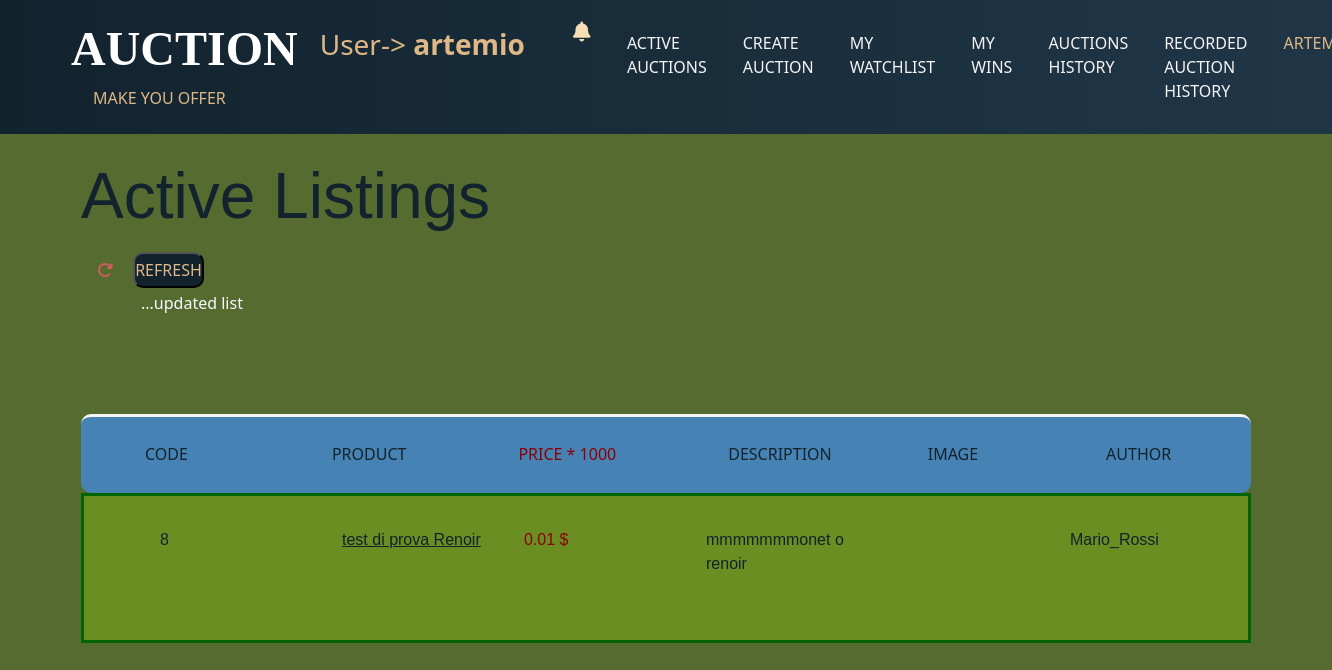
/index/ (signed in), run on the app's committed database.
### auction/models.py (models this page shows, shortened)
class AuctionListing(models.Model):
    auction_number = models.IntegerField(default=0)
    profile = models.ForeignKey(Profile, on_delete=models.CASCADE, related_name="profile")
    product = models.CharField(max_length=50)
    start = models.DateTimeField(blank=True)
    end = models.DateTimeField(blank=True)
    description = models.TextField(max_length=70)
    starting_bid = models.FloatField(default=0.01)
    current_price = models.FloatField()
    current_winner = models.ForeignKey(User, on_delete=models.CASCADE, related_name="current_winner", blank=True, null=True)
    date = models.DateTimeField(default=timezone.now, blank=True)
    hash = models.CharField(max_length=64, default=None, null=True)
    txId = models.CharField(max_length=66, default=None, null=True)
    json_auction = models.TextField(default=None, null=True, max_length=5000)
    active = models.BooleanField(default=True)
    saved_on_redis = models.BooleanField(default=False)
    manualClose = models.BooleanField(default=False)
    photo = models.ImageField(upload_to="pics/%y/%m/%d/")
    slug = models.SlugField(max_length=200, db_index=True)

### accounts/models.py (models this page shows, shortened)
class Profile(models.Model):
    user = models.ForeignKey(User, on_delete=models.CASCADE, related_name='profile')
    email = models.EmailField(max_length=254, blank=True)
    class Meta:
        ordering = ['user']

### auction/views.py (the view)
# urls.py: path('index/', index, name='index'),
@login_required
def index(request):
    active_listings = AuctionListing.objects.filter(active=True).all().order_by('-auction_number')
    print(request.user.id, 'USER ID')
    return render(request, "auction/index.html", context={'active_listings': active_listings})

### auction/templates/auction/index.html (shortened to what this page needs)
{% extends "base.html" %}
{% load static %}
{% block content %}
{% block body %}
<body style="padding: 0; box-sizing:content-box; margin:0;background-color: darkolivegreen">
    <h2 style="color:#12232E;font-family: 'Apple Braille',sans-serif;font-size:4rem">Active Listings</h2>
   <i class="fa-solid fa-rotate-right" style="color:indianred;padding:1rem"></i>
 <scipt>
     <button id="ref" onclick="fetch('/batch').then(()=>location.reload())" style="width:5vw;height:4vh; margin-top:10px;
     border-radius:10px 10px 10px 10px;color:burlywood">REFRESH</button>
 </scipt> <h6 style="color:ghostwhite; margin-left: 60px"> ...updated list</h6>
        <div style="display:flex; background-color:steelblue; margin-top:100px; height:60px;border-radius:10px 10px 10px 10px;
        padding:0.5rem; border-top-style:solid; border-top-color: whitesmoke" >
            <h6 style="text-indent: 3.5rem; color:#12232E;margin-top:20px; "> CODE</h6>
            <h6 style="text-indent: 9rem; color:#12232E;margin-top:20px; "> PRODUCT</h6>
            <h6 style="text-indent: 7rem;color:darkred;margin-top:20px;"> PRICE * 1000</h6>
            <h6 style="text-indent: 7rem;color:#12232E;margin-top:20px; "> DESCRIPTION</h6>
            <h6 style="text-indent: 6rem;color:#12232E;margin-top:20px; "> IMAGE</h6>
            <h6 style="text-indent: 8rem;color:#12232E ;margin-top:20px;"> AUTHOR</h6>
            </div>
    <div class="auction_active" style="background-color:olivedrab;border-color:darkgreen;border-style:solid;padding:2rem">
    {% for listing in active_listings %}
        <ul>
            <li>
                <div class="container">
                    <div class="row">
                         <div class="col col-sm">
                            <a style="color:#12232E;font-family: 'Apple Braille',sans-serif;" ><p>{{listing.auction_number}}</p></a>
                        </div>
                        <div class="col col-sm">
                            <a style="color:#12232E;font-family: 'Apple Braille',sans-serif;" href="{% url 'listing_view' listing.id %}"><p>{{listing.product}}</p></a>
                        </div>
                        <div class="col col-sm" style="color:darkred;font-family: 'Apple Braille',sans-serif;">
                            <p>{{listing.current_price}} $</p>
                        </div>
                        <div class="col col-lg" style="color:#12232E;font-family: 'Apple Braille',sans-serif;"><p>
                            {{listing.description}}</p>
                        </div>
                        <div class="col col-lg" style="color:#12232E;font-family: 'Apple Braille',sans-serif;text-indent:2rem">
                        </div>
                        <div class="col col-sm" style="color:#12232E;font-family: 'Apple Braille',sans-serif;">
                            <p>{{listing.profile.user}}</p>
                        </div>
                    </div>
                </div>
            </li>
        </ul>
    {% empty %}
        <p style="font-family: 'Apple Braille',sans-serif; color:#12232E; font-size:2rem">At the moment no active auction, don't wait, go to   <a href="create_listing.html" style="color:darkred; font-size:2rem">Create Auction</a></p>
    {% endfor %}
</div>
</body>
    {% endblock %}
    {% endblock %}

### templates/base.html (shortened to what this page needs)
{% load static %}
{% load notifications_tags %}
<html lang="en">
  <head>
    <link href="https://cdn.jsdelivr.net/npm/bootstrap@5.1.3/dist/css/bootstrap.min.css"
          rel="stylesheet"
>
    <link rel="stylesheet" href="{% static 'css/auctionbase.css' %}"/>
  </head>
  <body>
  <nav class="navabarAuction navbar navbar-expand-lg navbar-light bg-info">
    <div class="container class">
  <div class="container-fluid">
    <a class="navbar-brand" href="#"><h1 STYLE="text-indent:-2rem;font-size:3rem"><strong>AUCTION </strong></h1></a><p style="color:burlywood">MAKE YOU OFFER</p><p class="text-right"></p>
  </div>
    <div class="collapse navbar-collapse" id="navbarSupportedContent">
      <ul class="navbar-nav me-auto mb-2 mb-lg-0">
        {% if request.user.is_authenticated %}
        <a class="navbar-brand" href="#"style="color:burlywood"><h3>  User-> <strong>{{ user.username }}</strong></h3></a><p class="text-right"></p>
          {% notifications_unread as unread_count %}
            <li class="nav-item">
                    <ul>
            <li class="nav-item fas fa-bell fa-lg" style="color: wheat;padding-top: 0.5rem">
             <a class="nav-link"  href="{% url 'message_notification' %}" style="color:red"> {% live_notify_badge %}</a>
           </li>
                    </ul>
        <li class="nav-item">
            <a class="nav-link" href="{% url 'index' %}" style="color: whitesmoke"> Active Auctions</a>
        </li>
        <li class="nav-item">
          <a class="nav-link active" aria-current="page" href="{% url 'create_listing' %}"style="color: whitesmoke">Create Auction</a>
        </li>
        <li class="nav-item">
          <a class="nav-link active" aria-current="page" href="{% url 'user_profile' user.username %}" style="color: whitesmoke">My Watchlist</a>
        </li>
        <li class="nav-item">
          <a class="nav-link active" aria-current="page" href="{% url 'my_wins' %}"style="color: whitesmoke">My Wins</a>
        </li>
         <li class="nav-item">
          <a class="nav-link active" aria-current="page" href="{% url 'history' %}"style="color: whitesmoke">Auctions History</a>
        </li>
         <li class="nav-item">
          <a class="nav-link active" aria-current="page" href="{% url 'operation' %}"style="color: whitesmoke">Recorded Auction History</a>
        </li>
        <li class="nav-item dropdown">
            <a class="nav-link active dropdown-toggle" href="#" id="navbarDropdown" role="button" data-bs-toggle="dropdown" aria-haspopup="true" aria-expanded="false " style="color:burlywood">
              {{ request.user.username }}
            </a>
        </li>
          {% endif %}
      </ul>
    </div>
    </div>
</nav>
    <br/>
    <div class="container">
        {% block content %}
        {% endblock content %}
    </div>
  <br>
  <br>
  <br>
  <br>
  </body>
</html>

### static/css/auctionbase.css (style rules this page uses)
* { padding: 0; margin: 0; box-sizing: content-box; }
.navbar { background: linear-gradient(to right, #12232E, #203647)!important; }
body { margin: 0; font-family: var(--bs-body-font-family); font-size: var(--bs-body-font-size); font-weight: var(--bs-body-font-weight); line-height: var(--bs-body-line-height); color: #357cc3; text-align: var(--bs-body-text-align); background-color: var(--bs-body-bg); -webkit-text-size-adjust: 100%; -webkit-tap-highlight-color: whitesmoke; }
#ref { background-color: #12232E; color: white; }
button, input, optgroup, select, textarea { margin: 0; font-family: inherit; line-height: inherit; color: #1a311d; }
.navbar-brand h1 { padding: 12px 10px 0px 10px; font-size: 2rem; color: white; font-family: 'Nothing You Could Do', cursive; }
.nav-link { margin-right: 10px; margin-left: 10px; text-transform: uppercase; }
h1 { color: #1f3444; }
h1 { font-weight: 700; }
.container { max-width: 1170px; margin: auto; }
ul { list-style: none; }
.pagination.pagination-rounded-flat .page-item .page-link, a { border: none; border-radius: 50px; }

### data on the page
AuctionListing: auction_number "8", product "test di prova Renoir", current_price "0.01", description "mmmmmmmonet o renoir", profile.user "Mario_Rossi"

### other printed values
{{ user.username }} "artemio"
